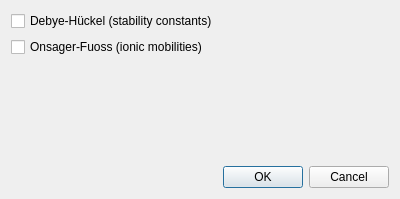
<?xml version="1.0" encoding="UTF-8"?>
<ui version="4.0">
 <class>IonicEffectsCorrections</class>
 <widget class="QDialog" name="IonicEffectsCorrections">
  <property name="geometry">
   <rect>
    <x>0</x>
    <y>0</y>
    <width>400</width>
    <height>199</height>
   </rect>
  </property>
  <property name="windowTitle">
   <string>Dialog</string>
  </property>
  <layout class="QVBoxLayout" name="verticalLayout">
   <item>
    <widget class="QCheckBox" name="qcb_debyeHuckel">
     <property name="text">
      <string>Debye-Hückel (stability constants)</string>
     </property>
    </widget>
   </item>
   <item>
    <widget class="QCheckBox" name="qcb_onsagerFuoss">
     <property name="text">
      <string>Onsager-Fuoss (ionic mobilities)</string>
     </property>
    </widget>
   </item>
   <item>
    <spacer name="verticalSpacer">
     <property name="orientation">
      <enum>Qt::Vertical</enum>
     </property>
     <property name="sizeHint" stdset="0">
      <size>
       <width>20</width>
       <height>40</height>
      </size>
     </property>
    </spacer>
   </item>
   <item>
    <widget class="QDialogButtonBox" name="buttonBox">
     <property name="orientation">
      <enum>Qt::Horizontal</enum>
     </property>
     <property name="standardButtons">
      <set>QDialogButtonBox::Cancel|QDialogButtonBox::Ok</set>
     </property>
    </widget>
   </item>
  </layout>
 </widget>
 <resources/>
 <connections>
  <connection>
   <sender>buttonBox</sender>
   <signal>accepted()</signal>
   <receiver>IonicEffectsCorrections</receiver>
   <slot>accept()</slot>
   <hints>
    <hint type="sourcelabel">
     <x>248</x>
     <y>254</y>
    </hint>
    <hint type="destinationlabel">
     <x>157</x>
     <y>274</y>
    </hint>
   </hints>
  </connection>
  <connection>
   <sender>buttonBox</sender>
   <signal>rejected()</signal>
   <receiver>IonicEffectsCorrections</receiver>
   <slot>reject()</slot>
   <hints>
    <hint type="sourcelabel">
     <x>316</x>
     <y>260</y>
    </hint>
    <hint type="destinationlabel">
     <x>286</x>
     <y>274</y>
    </hint>
   </hints>
  </connection>
 </connections>
</ui>
